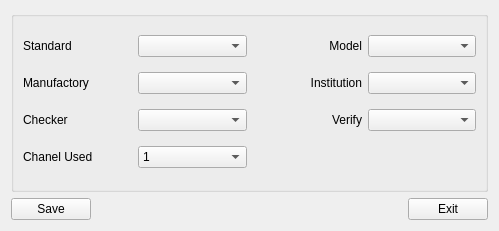
<?xml version="1.0" encoding="UTF-8"?>
<ui version="4.0">
 <class>PlaParamParamDlgClass</class>
 <widget class="QWidget" name="PlaParamParamDlgClass">
  <property name="windowModality">
   <enum>Qt::ApplicationModal</enum>
  </property>
  <property name="geometry">
   <rect>
    <x>0</x>
    <y>0</y>
    <width>499</width>
    <height>231</height>
   </rect>
  </property>
  <property name="minimumSize">
   <size>
    <width>499</width>
    <height>231</height>
   </size>
  </property>
  <property name="maximumSize">
   <size>
    <width>499</width>
    <height>231</height>
   </size>
  </property>
  <property name="windowTitle">
   <string>Parameter</string>
  </property>
  <property name="windowIcon">
   <iconset resource="../tverparamparamdlg.qrc">
    <normaloff>:/tverparampparamdlg/images/tverparampparamdlg.png</normaloff>:/tverparampparamdlg/images/tverparampparamdlg.png</iconset>
  </property>
  <layout class="QVBoxLayout" name="verticalLayout">
   <item>
    <widget class="QGroupBox" name="groupBox">
     <property name="title">
      <string/>
     </property>
     <layout class="QGridLayout" name="gridLayout">
      <item row="0" column="0">
       <layout class="QHBoxLayout" name="horizontalLayout">
        <item>
         <widget class="QLabel" name="label">
          <property name="text">
           <string>&lt;html&gt;&lt;head/&gt;&lt;body&gt;&lt;p&gt;Standard&lt;/p&gt;&lt;/body&gt;&lt;/html&gt;</string>
          </property>
         </widget>
        </item>
        <item>
         <widget class="QComboBox" name="cBox_stand"/>
        </item>
       </layout>
      </item>
      <item row="0" column="1">
       <layout class="QHBoxLayout" name="horizontalLayout_7">
        <item>
         <widget class="QLabel" name="label_4">
          <property name="text">
           <string>&lt;html&gt;&lt;head/&gt;&lt;body&gt;&lt;p align=&quot;right&quot;&gt;Model&lt;/p&gt;&lt;/body&gt;&lt;/html&gt;</string>
          </property>
         </widget>
        </item>
        <item>
         <widget class="QComboBox" name="cBox_model"/>
        </item>
       </layout>
      </item>
      <item row="1" column="0">
       <layout class="QHBoxLayout" name="horizontalLayout_2">
        <item>
         <widget class="QLabel" name="label_2">
          <property name="text">
           <string>&lt;html&gt;&lt;head/&gt;&lt;body&gt;&lt;p&gt;Manufactory&lt;/p&gt;&lt;/body&gt;&lt;/html&gt;</string>
          </property>
         </widget>
        </item>
        <item>
         <widget class="QComboBox" name="cBox_manu"/>
        </item>
       </layout>
      </item>
      <item row="1" column="1">
       <layout class="QHBoxLayout" name="horizontalLayout_6">
        <item>
         <widget class="QLabel" name="label_5">
          <property name="text">
           <string>&lt;html&gt;&lt;head/&gt;&lt;body&gt;&lt;p align=&quot;right&quot;&gt;Institution&lt;/p&gt;&lt;/body&gt;&lt;/html&gt;</string>
          </property>
         </widget>
        </item>
        <item>
         <widget class="QComboBox" name="cBox_inst"/>
        </item>
       </layout>
      </item>
      <item row="2" column="0">
       <layout class="QHBoxLayout" name="horizontalLayout_3">
        <item>
         <widget class="QLabel" name="label_3">
          <property name="text">
           <string>&lt;html&gt;&lt;head/&gt;&lt;body&gt;&lt;p&gt;Checker&lt;/p&gt;&lt;/body&gt;&lt;/html&gt;</string>
          </property>
         </widget>
        </item>
        <item>
         <widget class="QComboBox" name="cBox_chk"/>
        </item>
       </layout>
      </item>
      <item row="3" column="0">
       <layout class="QHBoxLayout" name="horizontalLayout_4">
        <item>
         <widget class="QLabel" name="label_7">
          <property name="text">
           <string>&lt;html&gt;&lt;head/&gt;&lt;body&gt;&lt;p&gt;Chanel Used&lt;/p&gt;&lt;/body&gt;&lt;/html&gt;</string>
          </property>
         </widget>
        </item>
        <item>
         <widget class="QComboBox" name="cBox_chanel">
          <item>
           <property name="text">
            <string>1</string>
           </property>
          </item>
          <item>
           <property name="text">
            <string>2</string>
           </property>
          </item>
         </widget>
        </item>
       </layout>
      </item>
      <item row="2" column="1">
       <layout class="QHBoxLayout" name="horizontalLayout_5">
        <item>
         <widget class="QLabel" name="label_6">
          <property name="text">
           <string>&lt;html&gt;&lt;head/&gt;&lt;body&gt;&lt;p align=&quot;right&quot;&gt;Verify&lt;/p&gt;&lt;/body&gt;&lt;/html&gt;</string>
          </property>
         </widget>
        </item>
        <item>
         <widget class="QComboBox" name="cBox_verify"/>
        </item>
       </layout>
      </item>
     </layout>
    </widget>
   </item>
   <item>
    <layout class="QHBoxLayout" name="horizontalLayout_8">
     <item>
      <widget class="QPushButton" name="btn_save">
       <property name="text">
        <string>Save</string>
       </property>
      </widget>
     </item>
     <item>
      <spacer name="horizontalSpacer_8">
       <property name="orientation">
        <enum>Qt::Horizontal</enum>
       </property>
       <property name="sizeHint" stdset="0">
        <size>
         <width>40</width>
         <height>20</height>
        </size>
       </property>
      </spacer>
     </item>
     <item>
      <widget class="QPushButton" name="btn_exit">
       <property name="text">
        <string>Exit</string>
       </property>
      </widget>
     </item>
    </layout>
   </item>
  </layout>
 </widget>
 <resources>
  <include location="../tverparamparamdlg.qrc"/>
 </resources>
 <connections/>
</ui>
